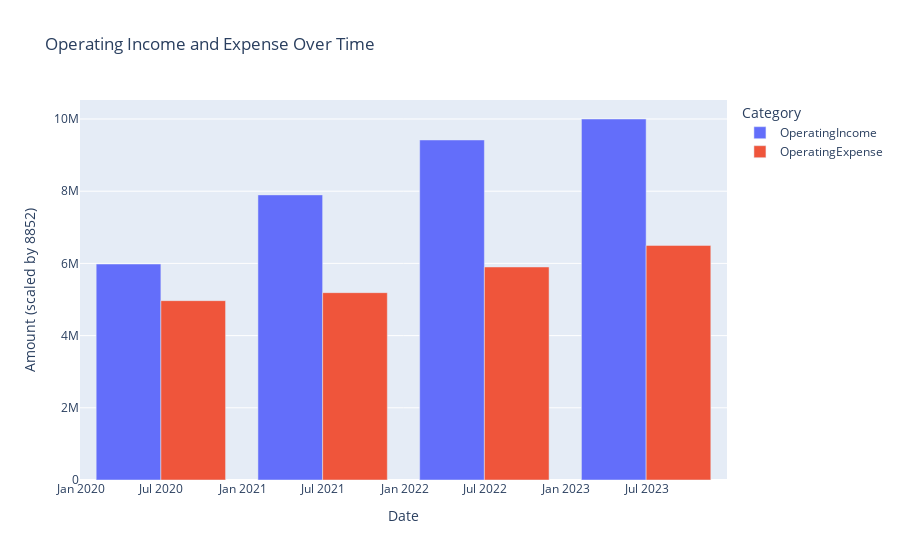

The notebook cell saved with this chart:
### Code cell
import yfinance as yf
import plotly.express as px

stock_option = 'MSFT'
Company_stock = yf.Ticker(stock_option)

# Finanzdaten abrufen
financials = Company_stock.get_financials()
revenue = financials.loc['OperatingIncome':'OperatingExpense'].T
revenue.index.names = ['Date']
revenue = revenue.reset_index()
revenue['OperatingIncome'] = revenue['OperatingIncome'].astype(float)
revenue['OperatingExpense'] = revenue['OperatingExpense'].astype(float)

# Automatische Skalierung
scaling_factor = max(revenue[['OperatingIncome', 'OperatingExpense']].max()) / 10000000
revenue[['OperatingIncome', 'OperatingExpense']] /= scaling_factor

# Create a bar chart using plotly.express
fig = px.bar(revenue, x='Date', y=['OperatingIncome', 'OperatingExpense'], barmode='group',
             labels={'value': f'Amount (scaled by {scaling_factor:.0f})', 'variable': 'Category'},
             title='Operating Income and Expense Over Time')
fig.show()

### Figure 1 — Plotly figure (JSON) as saved in the notebook; plotly's stock layout.template omitted (floating-point values rounded to 4 significant figures)
{"data": [{"alignmentgroup": "True", "hovertemplate": "Category=OperatingIncome<br>Date=%{x}<br>Amount (scaled by 8852)=%{y}<extra></extra>", "legendgroup": "OperatingIncome", "marker": {"color": "#636efa", "pattern": {"shape": ""}}, "name": "OperatingIncome", "offsetgroup": "OperatingIncome", "orientation": "v", "showlegend": true, "textposition": "auto", "type": "bar", "x": ["2023-06-30T00:00:00", "2022-06-30T00:00:00", "2021-06-30T00:00:00", "2020-06-30T00:00:00"], "xaxis": "x", "y": [10000000, 9419000.0, 7898000.0, 5983000.0], "yaxis": "y"}, {"alignmentgroup": "True", "hovertemplate": "Category=OperatingExpense<br>Date=%{x}<br>Amount (scaled by 8852)=%{y}<extra></extra>", "legendgroup": "OperatingExpense", "marker": {"color": "#EF553B", "pattern": {"shape": ""}}, "name": "OperatingExpense", "offsetgroup": "OperatingExpense", "orientation": "v", "showlegend": true, "textposition": "auto", "type": "bar", "x": ["2023-06-30T00:00:00", "2022-06-30T00:00:00", "2021-06-30T00:00:00", "2020-06-30T00:00:00"], "xaxis": "x", "y": [6499000.0, 5901000.0, 5190000.0, 4968000.0], "yaxis": "y"}], "layout": {"barmode": "group", "legend": {"title": {"text": "Category"}, "tracegroupgap": 0}, "title": {"text": "Operating Income and Expense Over Time"}, "xaxis": {"anchor": "y", "domain": [0, 1], "title": {"text": "Date"}}, "yaxis": {"anchor": "x", "domain": [0, 1], "title": {"text": "Amount (scaled by 8852)"}}}}
